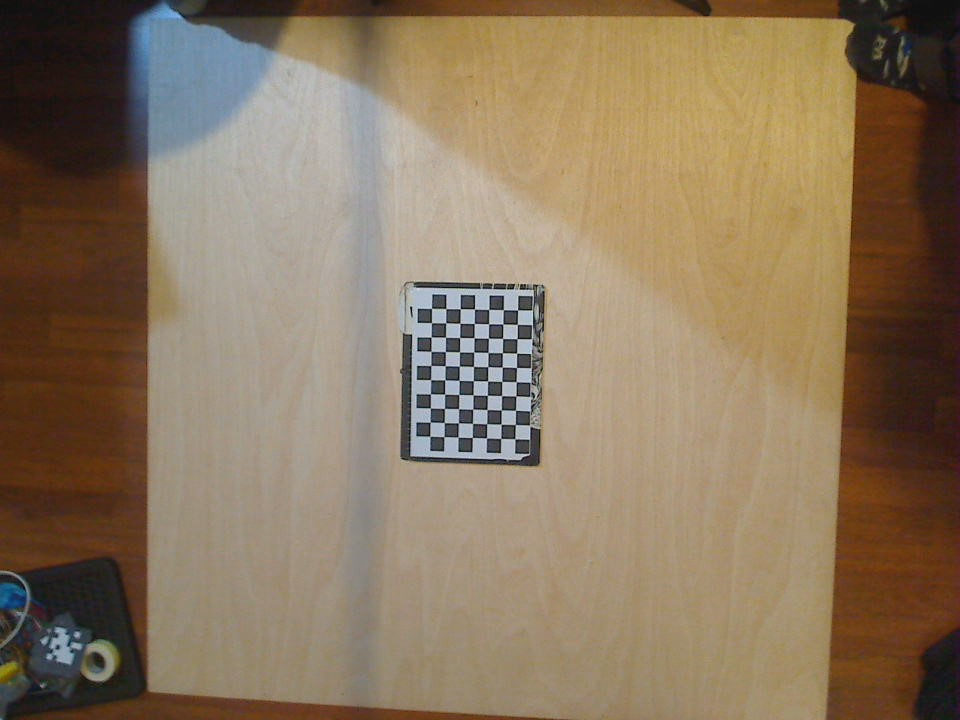
#> input picture src/robot_movil/Camara_robot/calibracion_imgs/img1.jpg, 960 x 720 px; its folder holds only this picture in this run
$ python calibrar_camara.py
#> lines starting #> are read from the running program, lines starting #| are printed output that depends on the picture; long printed decimals are rounded
import cv2
import numpy as np
import glob
import os

# Configuración del patrón de calibración
num_esquinas_x = 10  # columnas de esquinas internas
num_esquinas_y = 7   # filas de esquinas internas
tamano_cuadro_mm = 25  # tamaño de cada cuadro en milímetros
# Ruta relativa a la carpeta donde se guardan las imágenes
ruta_imgs = 'calibracion_imgs/*.jpg'

# Puntos 3D reales del patrón
objp = np.zeros((num_esquinas_y * num_esquinas_x, 3), np.float32)
objp[:, :2] = np.mgrid[0:num_esquinas_x, 0:num_esquinas_y].T.reshape(-1, 2)
objp *= tamano_cuadro_mm

# Listas para almacenar puntos del mundo real y sus proyecciones en las imágenes
objpoints = []
imgpoints = []

imagenes = glob.glob(ruta_imgs)

if not imagenes:
    print("❌ No se encontraron imágenes en la carpeta 'calibracion_imgs/'.")
    exit()

for fname in imagenes:
    img = cv2.imread(fname)
#> img is the input picture: shape (720, 960, 3); mean B, G, R 94.2, 118.2, 137.6
    gray = cv2.cvtColor(img, cv2.COLOR_BGR2GRAY)
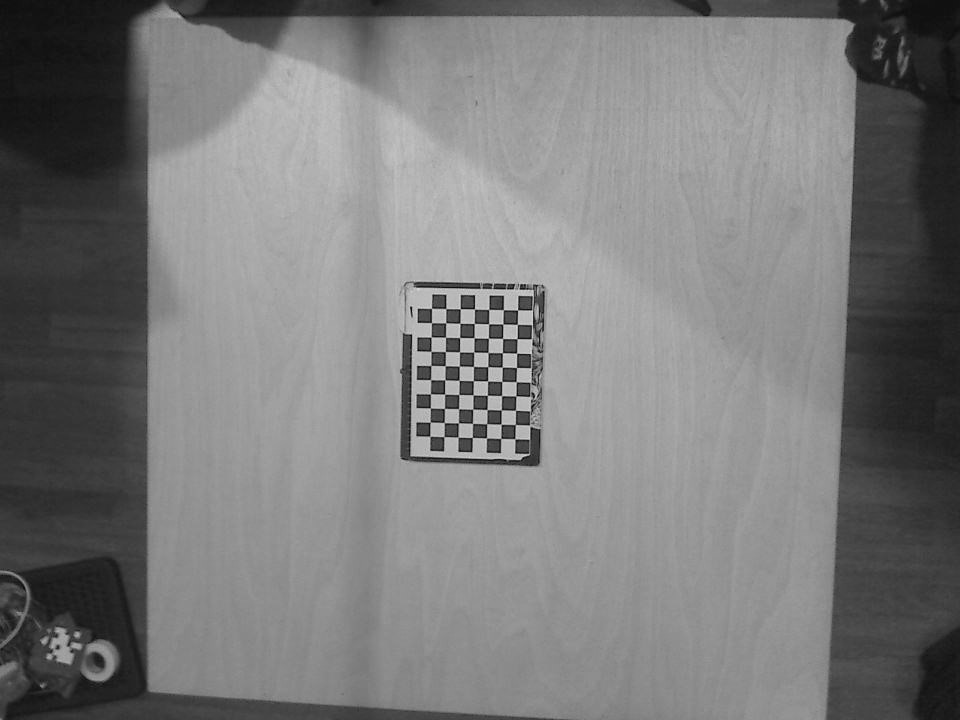
#> gray: shape (720, 960); min 0, max 220, mean 121.2

    ret, corners = cv2.findChessboardCorners(gray, (num_esquinas_x, num_esquinas_y), None)
#> ret = True; corners = 70 rows, first 8: [517.6, 310], [517.3, 324.3], [516.9, 338.7], [516.6, 353.2], [516.5, 367.5], [516.3, 381.7], [515.9, 396], [515.5, 410.3]

    if ret:
        objpoints.append(objp)
        corners2 = cv2.cornerSubPix(
            gray, corners, (11, 11), (-1, -1),
            criteria=(cv2.TERM_CRITERIA_EPS + cv2.TERM_CRITERIA_MAX_ITER, 30, 0.001)
        )
#> corners2 = 70 rows, first 8: [517.6, 309.9], [517.3, 324.4], [517.1, 338.7], [516.6, 353.2], [516.5, 367.5], [516.2, 381.7], [515.9, 395.8], [515.5, 410.3]
        imgpoints.append(corners2)

        # Visualizar para validar detección
        img_drawn = cv2.drawChessboardCorners(img, (num_esquinas_x, num_esquinas_y), corners2, ret)
        cv2.imshow('Esquinas detectadas', img_drawn)
        cv2.waitKey(200)

cv2.destroyAllWindows()

# Calibración de la cámara
ret, mtx, dist, rvecs, tvecs = cv2.calibrateCamera(
    objpoints, imgpoints, gray.shape[::-1], None, None
)
#> ret = 0.374; mtx = [[317.1, 0, 462.1], [0, 317.3, 363.8], [0, 0, 1]]; dist = [[-3.08, 100.5, 0.019, -0.0157, -920.3]]; rvecs = ([0.114, 0.00139, 1.59],); tvecs = ([96.35, -93.82, 527.8],)

print("\n✅ Calibración completada")
print(f"\n📷 Matriz de cámara (camera_matrix):\n{mtx}")
#| 📷 Matriz de cámara (camera_matrix):
#| [[317.087   0.         462.142]
#|  [  0.         317.276 363.820]
#|  [  0.           0.           1.        ]]
print(f"\n🔧 Coeficientes de distorsión:\n{dist.ravel()}")
#| 🔧 Coeficientes de distorsión:
#| [-3.07509576e+00  1.00500893e+02  1.89704323e-02 -1.57096605e-02
#|  -9.20323518e+02]

# Guardar parámetros en un archivo .npz
np.savez('parametros_calibracion.npz', mtx=mtx, dist=dist)
print("\n💾 Parámetros guardados en 'parametros_calibracion.npz'")

$ run again, on src/robot_movil/Camara_robot/calibracion_imgs/img13.jpg
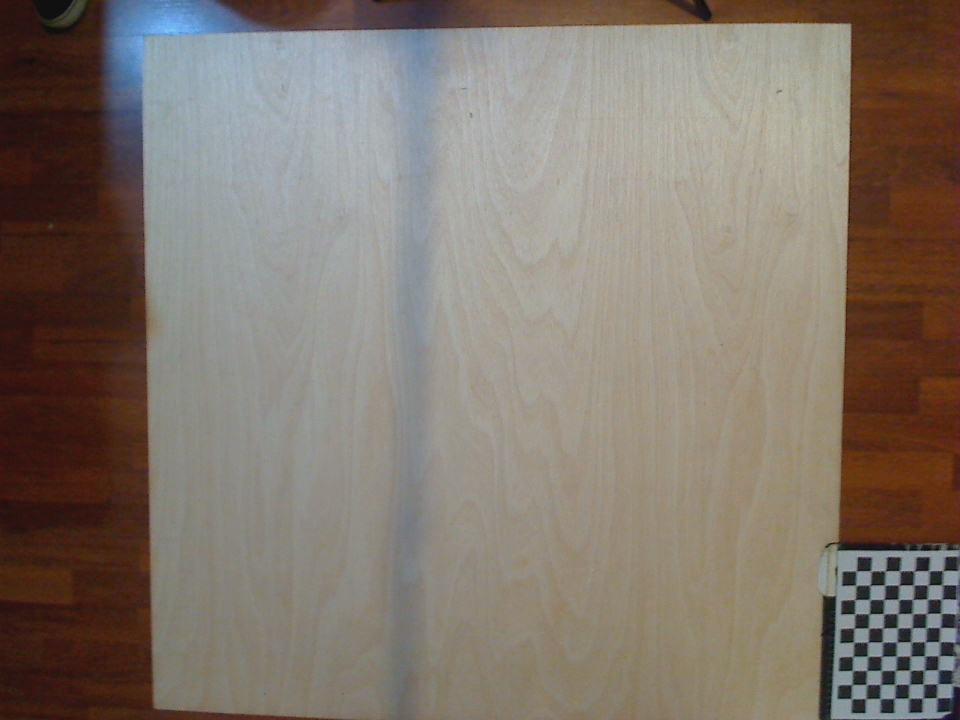
#> input picture src/robot_movil/Camara_robot/calibracion_imgs/img13.jpg, 960 x 720 px
#> img is the input picture: shape (720, 960, 3); mean B, G, R 108.4, 118.5, 129.1
#> `gray = cv2.cvtColor(img, cv2.COLOR_BGR2GRAY)`:
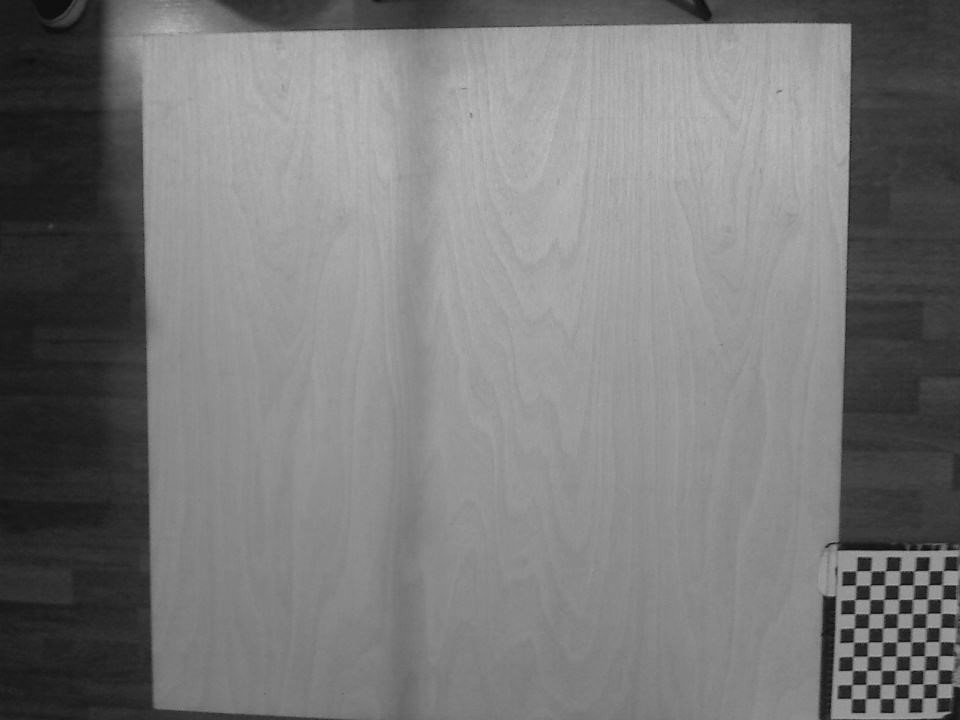
#> gray: shape (720, 960); min 5, max 190, mean 120.5
#> `ret, corners = cv2.findChessboardCorners(gray, (num_esquinas_x, num_es..`: ret = True; corners = 70 rows, first 8: [943, 570.5], [941.5, 585.5], [942, 599], [939.4, 613.4], [938.8, 627], [937.1, 642], [937.5, 655.5], [939.5, 669]
#> corners2 = 70 rows, first 8: [943, 570.5], [942.3, 584.7], [941.5, 599], [940.9, 613.2], [940, 627.5], [939.5, 641.5], [938.8, 655.6], [938, 669.6]
#> `ret, mtx, dist, rvecs, tvecs = cv2.calibrateCamera( objpoints, imgpoin..`: ret = 0.124; mtx = [[1195.8, 0, 423.9], [0, 1207.9, 483.3], [0, 0, 1]]; dist = [[0.113, 0.572, -0.054, 0.015, -2.75]]; rvecs = ([-0.108, -0.0371, 1.6],); tvecs = ([898.1, 170.7, 2137.8],)
#| 📷 Matriz de cámara (camera_matrix):
#| [[1.19575980e+03 0.00000000e+00 4.23866919e+02]
#|  [0.00000000e+00 1.20789686e+03 4.83335843e+02]
#|  [0.00000000e+00 0.00000000e+00 1.00000000e+00]]
#| 🔧 Coeficientes de distorsión:
#| [ 0.1135  0.572 -0.05395  0.01497 -2.755]

$ run again, on src/robot_movil/Camara_robot/calibracion_imgs/img14.jpg
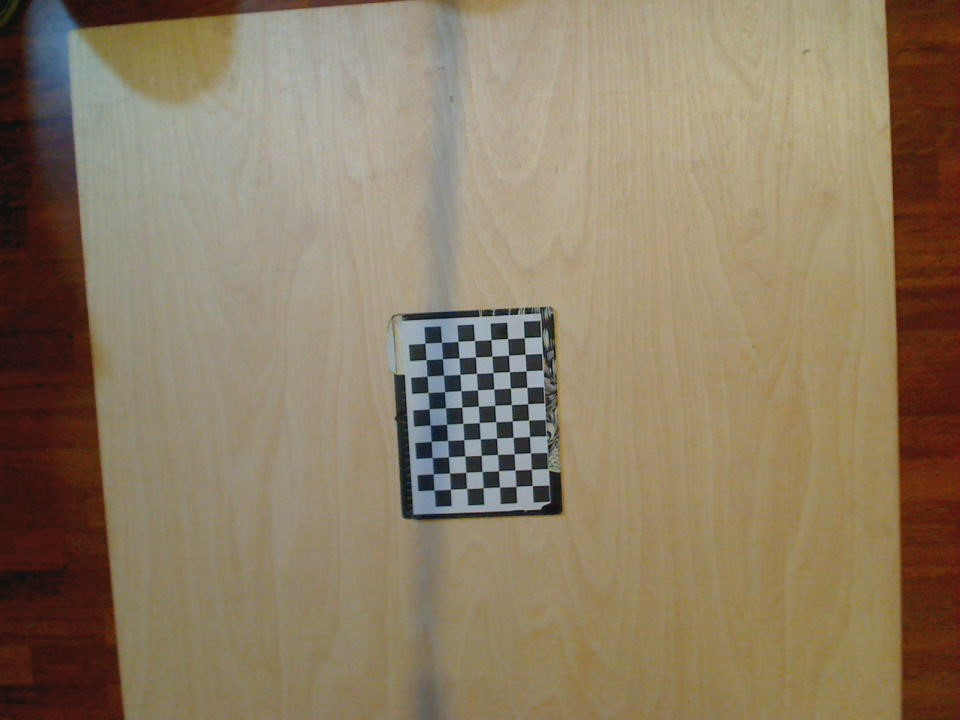
#> input picture src/robot_movil/Camara_robot/calibracion_imgs/img14.jpg, 960 x 720 px
#> img is the input picture: shape (720, 960, 3); mean B, G, R 99.9, 123.9, 140.5
#> `gray = cv2.cvtColor(img, cv2.COLOR_BGR2GRAY)`:
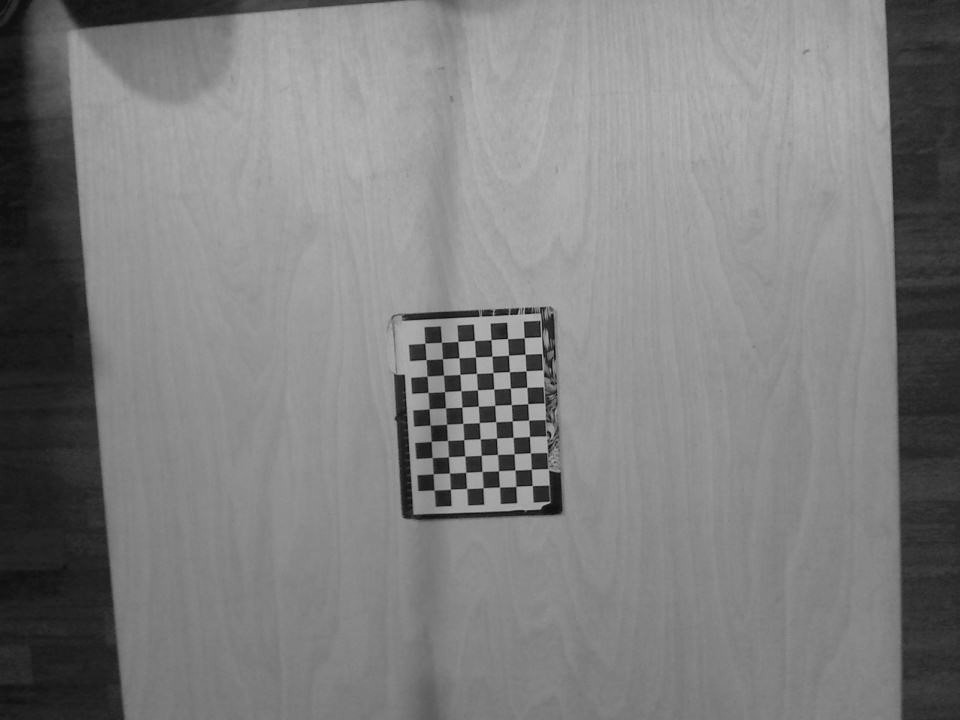
#> gray: shape (720, 960); min 6, max 193, mean 126.1
#> `ret, corners = cv2.findChessboardCorners(gray, (num_esquinas_x, num_es..`: ret = True; corners = 70 rows, first 8: [523.9, 337.6], [525.2, 354], [525.9, 370.8], [526.6, 387.3], [527.8, 403.6], [528.5, 420.3], [529.3, 436.4], [530.4, 453]
#> corners2 = 70 rows, first 8: [524.2, 337.7], [525.1, 354.2], [525.9, 370.9], [526.8, 387.3], [527.7, 403.7], [528.6, 420.1], [529.5, 436.4], [530.5, 452.8]
#> `ret, mtx, dist, rvecs, tvecs = cv2.calibrateCamera( objpoints, imgpoin..`: ret = 0.0873; mtx = [[808.6, 0, 457.3], [0, 811.1, 315.9], [0, 0, 1]]; dist = [[-0.237, 6.64, 0.00925, -0.00573, -56.02]]; rvecs = ([0.105, -0.0102, 1.51],); tvecs = ([100.6, 32.72, 1214.2],)
#| 📷 Matriz de cámara (camera_matrix):
#| [[808.643   0.         457.296]
#|  [  0.         811.127 315.851]
#|  [  0.           0.           1.        ]]
#| 🔧 Coeficientes de distorsión:
#| [-2.37334616e-01  6.64220965e+00  9.25135096e-03 -5.73489029e-03
#|  -5.60207007e+01]

$ run again, on src/robot_movil/Camara_robot/calibracion_imgs/img15.jpg
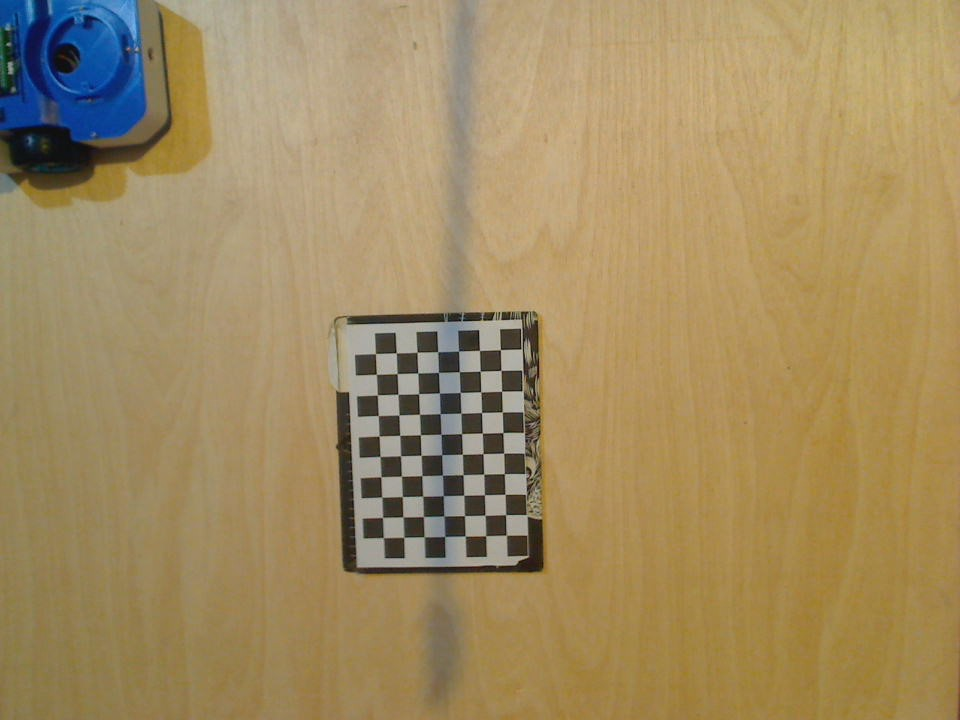
#> input picture src/robot_movil/Camara_robot/calibracion_imgs/img15.jpg, 960 x 720 px
#> img is the input picture: shape (720, 960, 3); mean B, G, R 97.8, 139.9, 161.2
#> `gray = cv2.cvtColor(img, cv2.COLOR_BGR2GRAY)`:
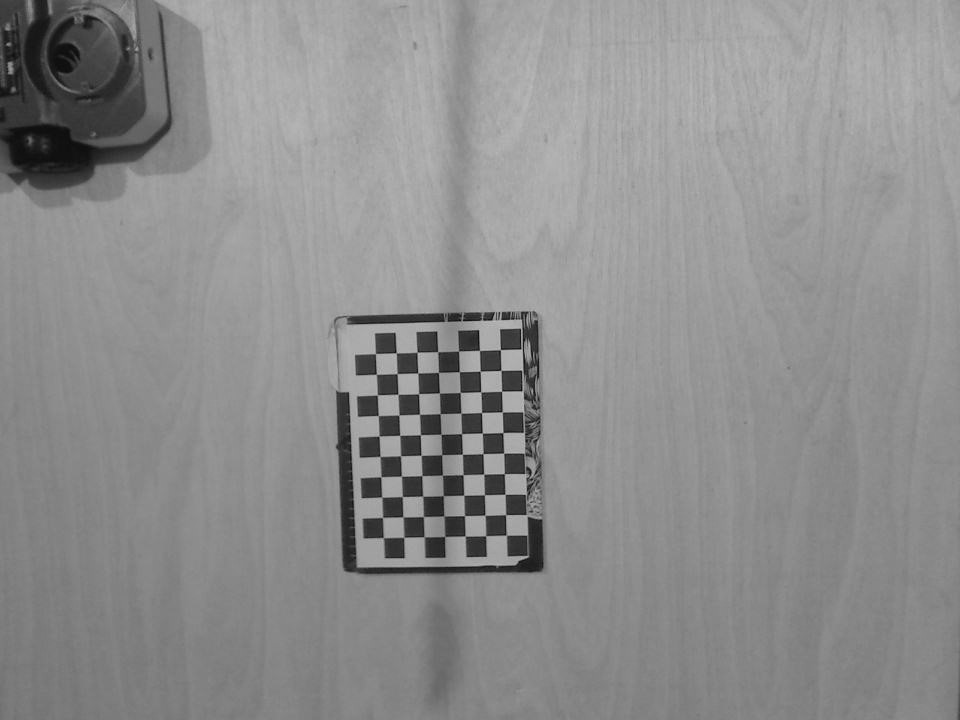
#> gray: shape (720, 960); min 10, max 195, mean 141.5
#> `ret, corners = cv2.findChessboardCorners(gray, (num_esquinas_x, num_es..`: ret = True; corners = 70 rows, first 8: [500.3, 349.5], [501, 370.3], [501.6, 391.4], [502.4, 411.8], [502.8, 432.5], [503.6, 453.3], [504.4, 473.6], [505.1, 494.2]
#> corners2 = 70 rows, first 8: [500.4, 349.6], [501, 370.4], [501.6, 391.2], [502.3, 411.9], [502.9, 432.6], [503.7, 453.1], [504.3, 473.7], [505.1, 494.3]
#> `img_drawn = cv2.drawChessboardCorners(img, (num_esquinas_x, num_esquin..`:
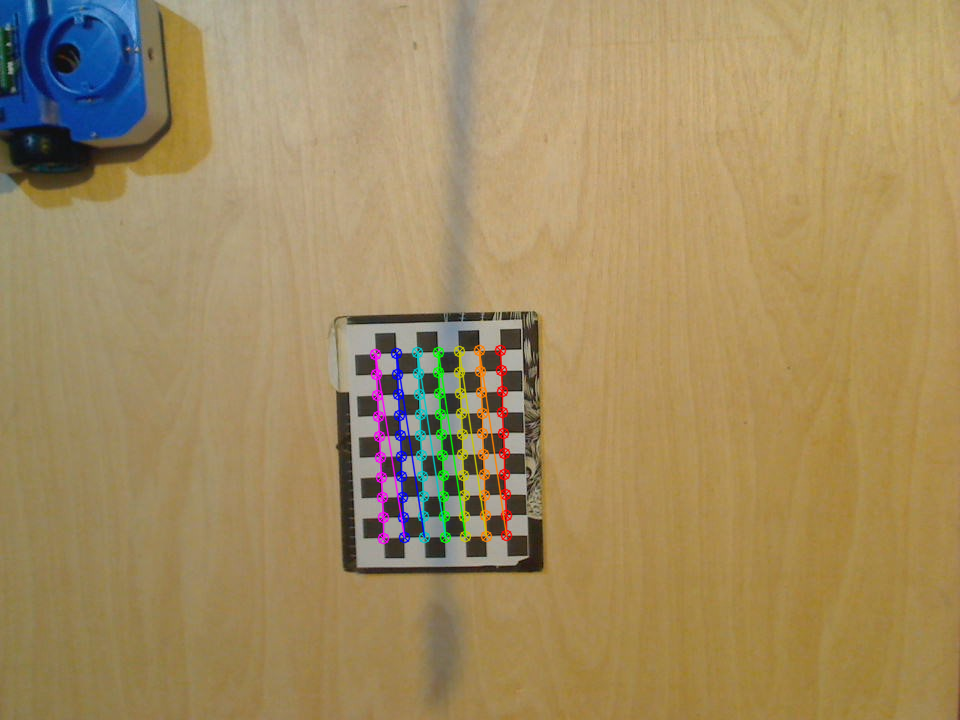
#> img_drawn: shape (720, 960, 3); mean B, G, R 97.9, 140, 161.4
#> `ret, mtx, dist, rvecs, tvecs = cv2.calibrateCamera( objpoints, imgpoin..`: ret = 0.0942; mtx = [[359.9, 0, 525.3], [0, 357.6, 383.5], [0, 0, 1]]; dist = [[0.0612, -0.106, 0.00101, 0.00258, 0.0716]]; rvecs = ([0.0526, -0.00773, 1.54],); tvecs = ([-29.88, -40.62, 429.1],)
#| 📷 Matriz de cámara (camera_matrix):
#| [[359.852   0.         525.331]
#|  [  0.         357.626 383.532]
#|  [  0.           0.           1.        ]]
#| 🔧 Coeficientes de distorsión:
#| [ 0.06118  -0.1057  0.001013  0.002579  0.07161]
